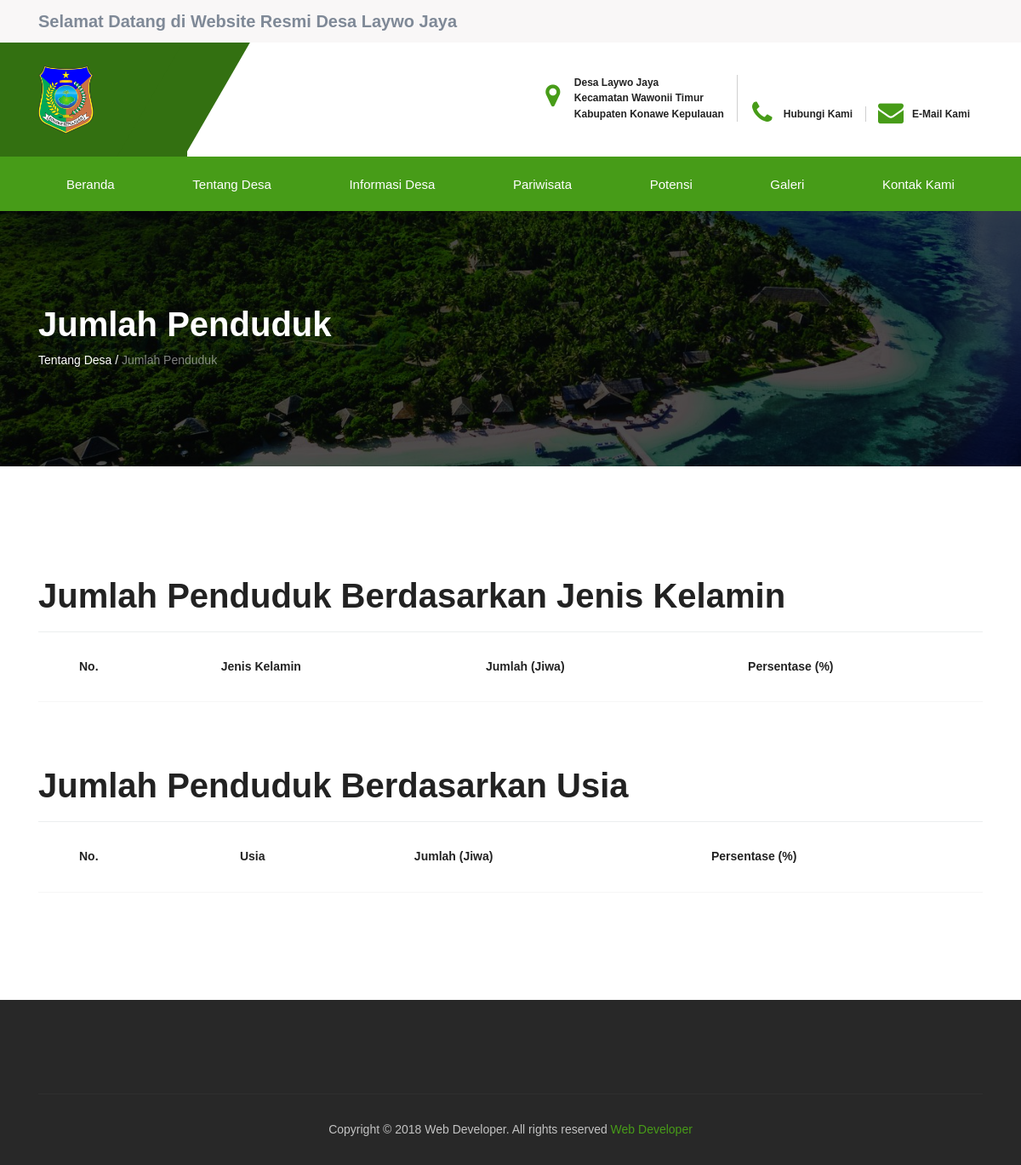
Before: /index.php/home/penduduk with the older database file.
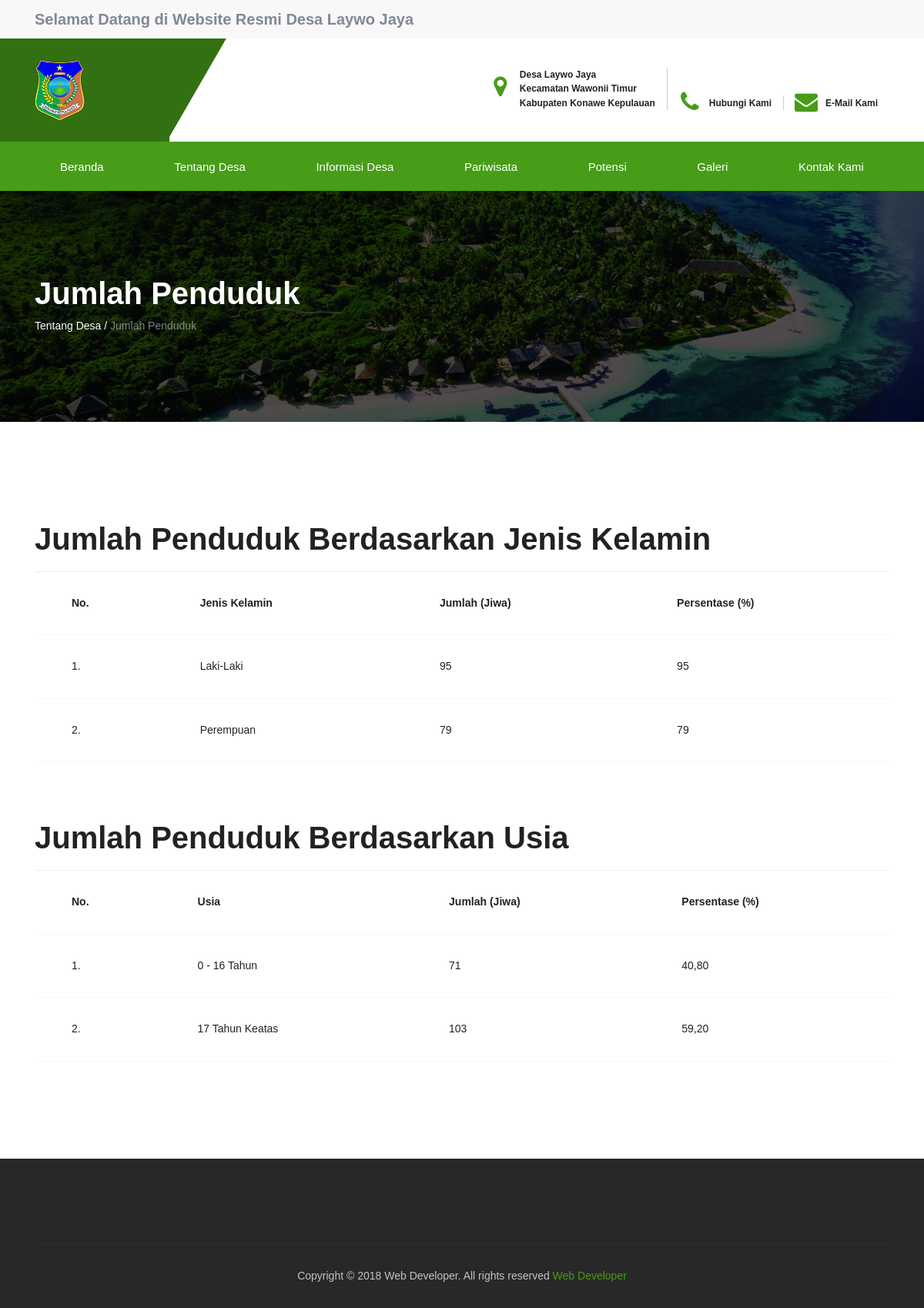
After: the same page with the newer database file.
### tables this page shows
CREATE TABLE `table_jenis` (
  `jenis_id` int(11) NOT NULL,
  `jenis_name` varchar(200) NOT NULL,
  `jenis_jiwa` varchar(200) NOT NULL,
  `jenis_persen` varchar(200) NOT NULL
);

CREATE TABLE `table_usia` (
  `usia_id` int(11) NOT NULL,
  `usia_name` varchar(200) NOT NULL,
  `usia_jiwa` varchar(200) NOT NULL,
  `usia_persen` varchar(200) NOT NULL
);

### application/controllers/Home.php (called while the page is built, shortened)
<?php
class Home extends CI_Controller {
    function __construct() {
        $this->load->model("M_login");
        $this->load->model("M_gambar");
        $this->load->model("M_berita");
        $this->load->model("M_perangkat");
    		$this->load->model("M_foto");
    		$this->load->model("M_foto_kegiatan");
    		$this->load->model("M_video");
        $this->load->model("M_agenda");
		    $this->load->model("M_potensi");
		    $this->load->model("M_pariwisata");
		    $this->load->model("M_visi");
		    $this->load->model("M_sejarah_desa");
		    $this->load->model("M_sejarah_pemerintahan");
		    $this->load->model("M_perangkat");
		    $this->load->model("M_fasilitas");
		    $this->load->model("M_belanja");
		    $this->load->model("M_pendapatan");
        $this->load->model("M_jenis");
        $this->load->model("M_usia");
        $this->load->library("pagination");
    }
    public function penduduk(){
      $data['jenis']=$this->M_jenis->tampil_data_jenis();
      $data['usia']=$this->M_usia->tampil_data_usia();
      $this->load->view("frontend/attribute/header.php");
      $this->load->view("frontend/penduduk",$data);
      $this->load->view("frontend/attribute/footer.php");
    }
}
?>

### index.php (called while the page is built, shortened)
<?php
require_once BASEPATH.'core/CodeIgniter.php';

### application/models/M_jenis.php (called while the page is built, shortened)
<?php
class M_jenis extends CI_Model{
    public function tampil_data_jenis() {
        $query  = $this->db->query("select * from table_jenis");
        return $query->result();
    }
}
?>

### application/models/M_usia.php (called while the page is built, shortened)
<?php
class M_usia extends CI_Model{
    public function tampil_data_usia() {
        $query  = $this->db->query("select * from table_usia");
        return $query->result();
    }
}
?>

### application/views/frontend/penduduk.php (the view, shortened to what this page needs)
<section class="inner-intro bg-img light-color overlay-before parallax-background">
	<div class="container">
		<div class="row title">
			<div class="title_row">
				<h1 data-title="Services Detail"><span>Jumlah Penduduk</span></h1>
				<div class="page-breadcrumb">
					<a>Tentang Desa</a> / <span>Jumlah Penduduk</span>
				</div>
			</div>
		</div>
	</div>
</section>
<div id="services-section" class="padding ptb-xs-40">
	<div class="container">
		<div class="row">
			<div class="col-lg-12 mt-xs-30 mt-sm-30">
				<div class="text-box mt-40">
					<div class="box-title mb-20">
						<h2>Jumlah Penduduk Berdasarkan Jenis Kelamin</h2>
					</div>
					<div class="text-content">
						<div class="box">
          <div class="box-body no-padding">
            <table class="table table-striped">
              <tr>
                <th>No.</th>
                <th>Jenis Kelamin</th>
                <th>Jumlah (Jiwa)</th>
                <th>Persentase (%)</th>
              </tr>
						<?php
							 $no=1;
							 foreach ($jenis as $key) {
				 		?>
              <tr>
                <td><?php echo $no;?>.</td>
                <td><?php echo $key->jenis_name;?></td>
                <td><?php echo $key->jenis_jiwa;?></td>
                <td><?php echo $key->jenis_jiwa;?></td>
              </tr>
						<?php
							 $no++;
						 }
						?>
            </table>
          </div>
        </div>
					</div>
				</div>
			</div>
		</div>
		<div class="row">
			<div class="col-lg-12 mt-xs-30 mt-sm-30">
				<div class="text-box mt-40">
					<div class="box-title mb-20">
						<h2>Jumlah Penduduk Berdasarkan Usia</h2>
					</div>
					<div class="text-content">
						<div class="box">
          <div class="box-body no-padding">
            <table class="table table-striped">
              <tr>
                <th>No.</th>
                <th>Usia</th>
                <th>Jumlah (Jiwa)</th>
                <th>Persentase (%)</th>
              </tr>
						<?php
							 $no1=1;
							 foreach ($usia as $key1) {
				 		?>
              <tr>
                <td ><?php echo $no1;?>.</td>
                <td><?php echo $key1->usia_name;?></td>
                <td><?php echo $key1->usia_jiwa;?></td>
                <td><?php echo $key1->usia_persen;?></td>
              </tr>
						<?php
							 $no1++;
						 }
						?>
            </table>
          </div>
        </div>
					</div>
				</div>
			</div>
		</div>
	</div>
</div>

Changed rows visible on the page:
added table_jenis: jenis_name "Laki-Laki", jenis_jiwa "95"
added table_jenis: jenis_name "Perempuan", jenis_jiwa "79"
added table_usia: usia_name "0 - 16 Tahun", usia_jiwa "71", usia_persen "40,80"
added table_usia: usia_name "17 Tahun Keatas", usia_jiwa "103", usia_persen "59,20"
